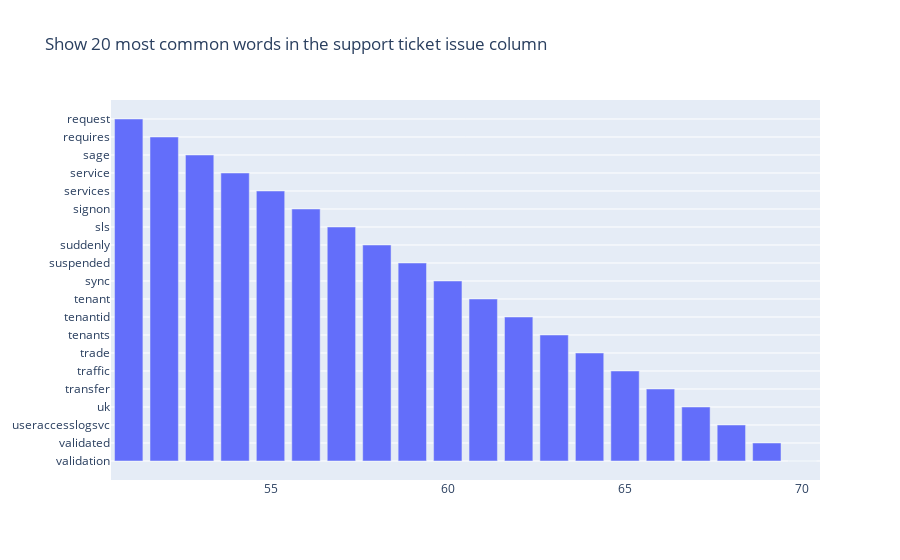

Notebook source saved alongside this figure:
### Code cell
import plotly.graph_objects as go

sort_texts = sorted(vectorizer.vocabulary_.items(), key=lambda x: x[1], reverse=True)[:20]

xplot = []
yplot = []
for i in sort_texts:
    xplot.append(i[1])
    yplot.append(i[0])

dict_of_fig = dict({
    "data": [{"type": "bar",
              "x": xplot,
              "y": yplot}],
    "layout": {"title": {"text": "Show 20 most common words in the support ticket issue column"}}
})

fig = go.Figure(dict_of_fig)
fig.show()

### Figure 1 — Plotly figure (JSON) as saved in the notebook; plotly's stock layout.template omitted (floating-point values rounded to 4 significant figures)
{"data": [{"type": "bar", "x": [70, 69, 68, 67, 66, 65, 64, 63, 62, 61, 60, 59, 58, 57, 56, 55, 54, 53, 52, 51], "y": ["validation", "validated", "useraccesslogsvc", "uk", "transfer", "traffic", "trade", "tenants", "tenantid", "tenant", "sync", "suspended", "suddenly", "sls", "signon", "services", "service", "sage", "requires", "request"]}], "layout": {"title": {"text": "Show 20 most common words in the support ticket issue column"}}}
